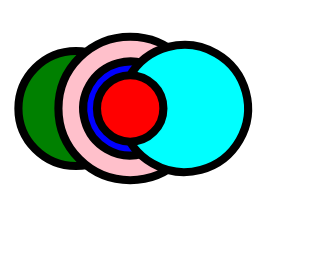

This figure's Vega-Lite source:
### Vega specification from a JSON file in a GitHub repository (floating-point values rounded to 4 significant figures)
{"width": 100, "height": 100, "background": "white", "data": [{"name": "data_1", "values": [{"x": 30, "z": 3, "angle": 0, "c": "red", "size": 600}, {"x": 30, "z": 1, "angle": 30, "c": "blue", "size": 1200}, {"x": 10, "z": 0, "angle": 90, "c": "green", "size": 1800}, {"x": 50, "z": 2, "angle": 120, "c": "aqua", "size": 2200}, {"x": 30, "z": 0, "angle": 180, "c": "pink", "size": 2800}]}], "marks": [{"type": "symbol", "from": {"data": "data_1"}, "encode": {"update": {"x": {"field": "x"}, "y": {"value": 40}, "zindex": {"field": "z"}, "shape": {"value": "circle"}, "fill": {"field": "c"}, "stroke": {"value": "black"}, "strokeWidth": {"value": 3}, "size": {"field": "size"}, "angle": {"field": "angle"}}}}]}
